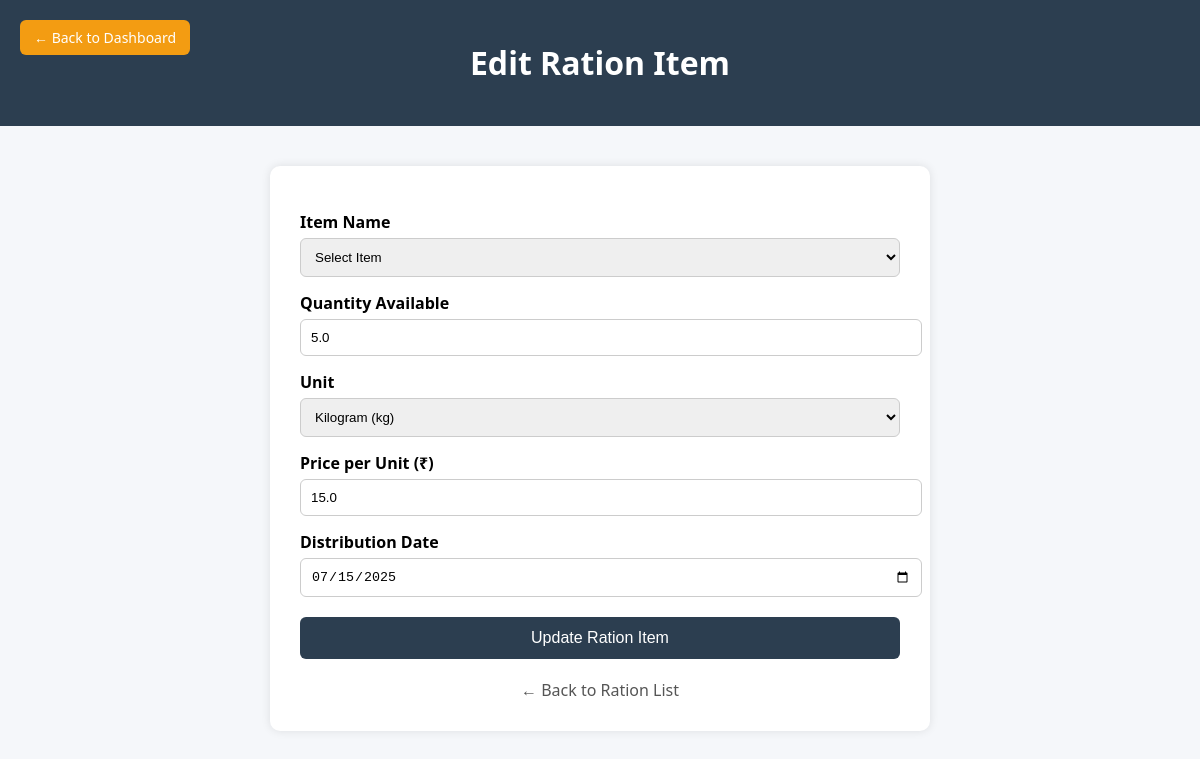
Page /edit_ration/3 on the earlier database version.
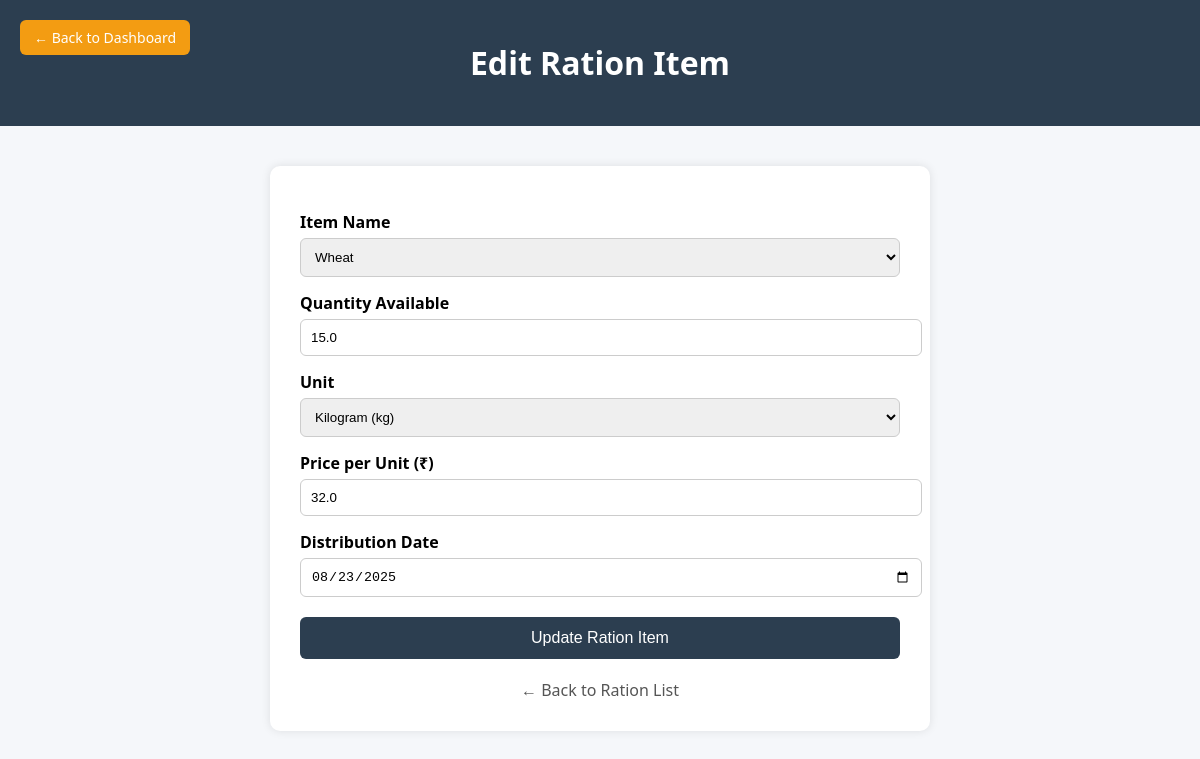
Same page on the later database version.
### app.py (models this page shows)
class RationItem(db.Model):
    id = db.Column(db.Integer, primary_key=True)
    item_name = db.Column(db.String(100))
    quantity_available = db.Column(db.Float)
    unit = db.Column(db.String(20))
    price_per_unit = db.Column(db.Float)
    distribution_date = db.Column(db.Date)

### app.py (the view, shortened to what this page needs)
@app.route('/edit_ration/<int:id>', methods=['GET', 'POST'])
def edit_ration(id):
    item = RationItem.query.get_or_404(id)
    return render_template('edit_ration.html', item=item)

### app.py (called while the page is built, shortened)
@app.before_request
def initialize():
    db.create_all()
    db.session.commit()

### templates/edit_ration.html (shortened to what this page needs)
<!DOCTYPE html>
<html lang="en">
<head>
</head>
<body>
<header>
  <a href="{{ url_for('dashboard_page') }}" class="back-dashboard">← Back to Dashboard</a>
  <h1>Edit Ration Item</h1>
</header>
<div class="container">
  <form method="POST" onsubmit="return validateForm()">
    <label for="item_name">Item Name</label>
    <select id="item_name" name="item_name" required>
      <option value="">Select Item</option>
      <option value="wheat" {% if item.item_name=='wheat' %}selected{% endif %}>Wheat</option>
    </select>
    <label for="quantity">Quantity Available</label>
    <input type="number" id="quantity" name="quantity" value="{{ item.quantity_available }}" step="0.01" required />
    <label for="unit">Unit</label>
    <select id="unit" name="unit" required>
      <option value="kg" {% if item.unit=='kg' %}selected{% endif %}>Kilogram (kg)</option>
    </select>
    <label for="price_per_unit">Price per Unit (₹)</label>
    <input type="number" id="price_per_unit" name="price_per_unit" value="{{ item.price_per_unit }}" step="0.01" required />
    <label for="distribution_date">Distribution Date</label>
    <input type="date" id="distribution_date" name="distribution_date" value="{{ item.distribution_date.strftime('%Y-%m-%d') }}" required />
    <button type="submit">Update Ration Item</button>
  </form>
  <a href="{{ url_for('view_ration') }}" class="back">← Back to Ration List</a>
</div>
</body>
</html>

Differences in the rows shown:
changed RationItem "Kilogram (kg)": item_name (not shown) → "Wheat"; quantity "5.0" → "15.0"; price_per_unit "15.0" → "32.0"; distribution_date "07/15/2025" → "08/23/2025"
Other differences:
form field item_name: "Select Item" → (not shown)
